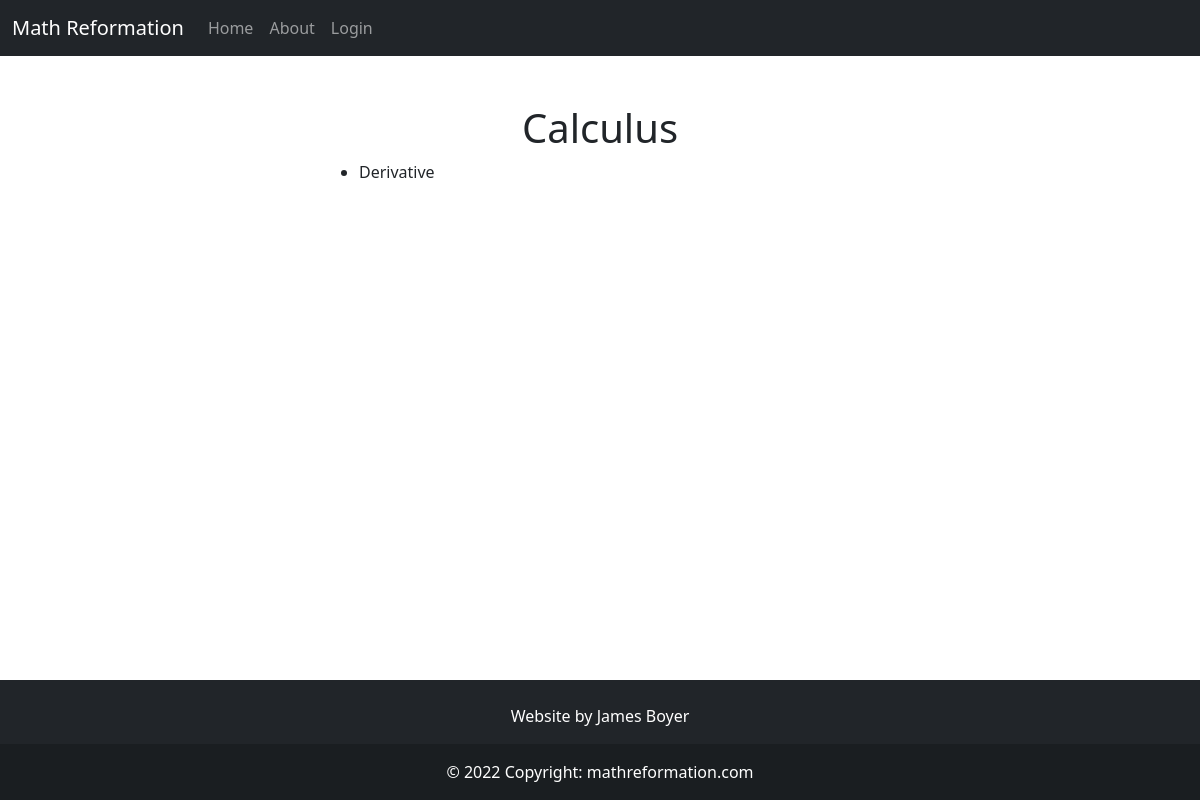
Page /category/calculus on the earlier database version.
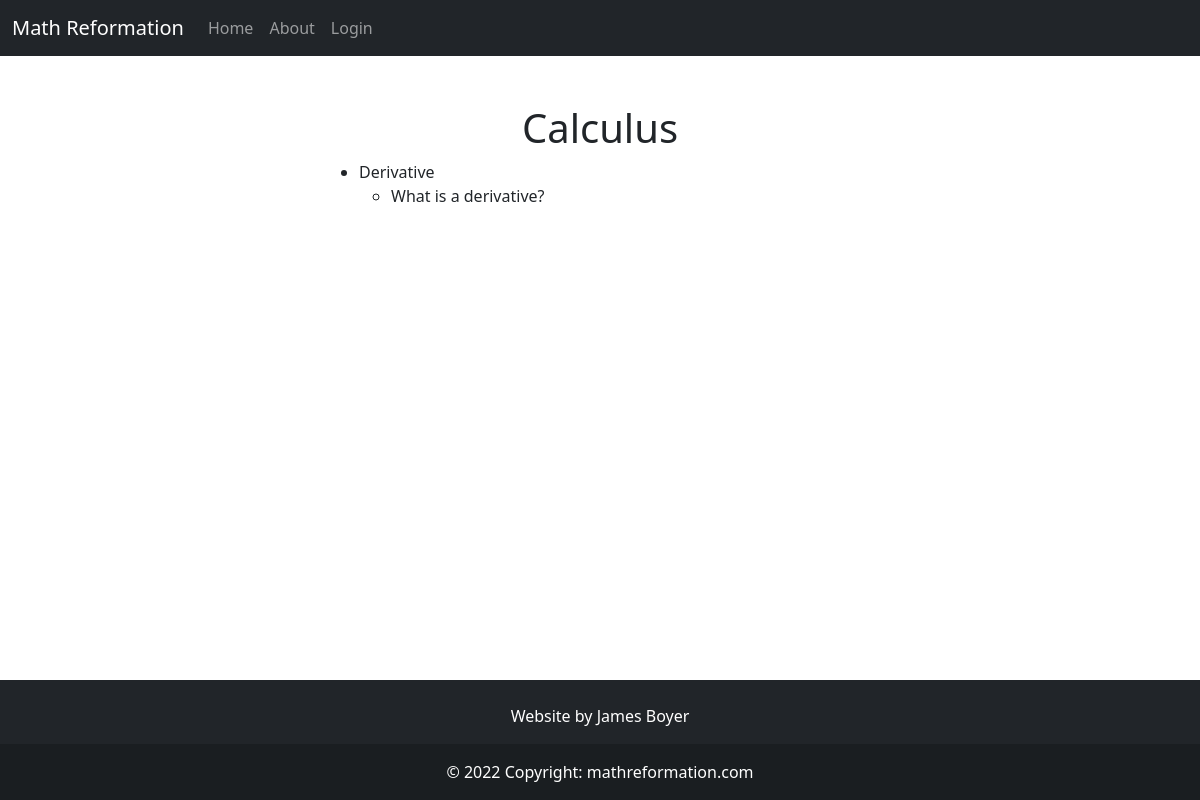
Same page on the later database version.
### app/models.py (models this page shows, shortened)
class Category(db.Model):
    id = db.Column(db.Integer, primary_key=True)
    name = db.Column(db.String(50), nullable=False, unique=True)
    path = db.Column(db.String(50))
    body = db.Column(db.String(), index=True, unique=True)
    header = db.Column(db.String(), index=True, unique=True)
    category_type = db.Column(db.String(15))
    parents = db.relationship('Category',secondary=parent_child_table,
        primaryjoin=id == parent_child_table.c.ChildId,
        secondaryjoin=id == parent_child_table.c.ParentId,
        backref= db.backref('children'))
    def get_num_children(self):
        return len(list(self.children))

class Article(db.Model):
    id = db.Column(db.Integer, primary_key=True)
    name = db.Column(db.String(64), index=True, unique=True)
    path = db.Column(db.String(50))
    date_added = db.Column(db.DateTime, nullable=False,
        default=datetime.utcnow)
    categories = db.relationship('Category', secondary = article_categories_table,
                                 backref=db.backref('articles', lazy=True), lazy=True)
    body = db.Column(db.String(), index=True, unique=True)
    header = db.Column(db.String(), index=True, unique=True)
    user_id = db.Column(db.Integer, db.ForeignKey('user.id'))

### app/main/routes.py (the view)
@bp.route("/category/<path>")
def category_page(path):
    category = db.first_or_404(Category.query.filter_by(path=path))
    return render_template('main/category.html', category=category,admin_permission=admin_permission)

### app/templates/main/category.html (shortened to what this page needs)
{% extends "base.html" %}
{% block content %}
<h1 class="text-center">{{ category.name }}</h1>
<ul>
    {% if category.get_num_children() == 0 %}
        {% for article in category.articles %}
        <li>
            <a href = {{ url_for('main.article_page', path=article.path)}}>
                {{ article.name }}
            </a>
        </li>
        {% endfor %}
    {% else %}
        {% for category_child in category.children %}
        <li>
            <a href = {{ url_for('main.category_page', path=category_child.path)}}>
                {{ category_child.name }}
            </a>
            <ul>
                {% for article in category_child.articles %}
                <li>
                    <a href = {{ url_for('main.article_page', path=article.path)}}>
                        {{ article.name }}
                    </a>
                </li>
                {% endfor %}
            </ul>
        </li>
        {% endfor %}
    {% endif %}
</ul>
{% endblock %}

### app/templates/base.html (shortened to what this page needs)
<!DOCTYPE html>
<html lang="en">
    <head>
        <link href="https://cdn.jsdelivr.net/npm/bootstrap@5.0.2/dist/css/bootstrap.min.css" rel="stylesheet">
        <link rel="stylesheet" href="{{ url_for('static', filename='style.css') }}">
    </head>
    <body class="d-flex flex-column min-vh-100">
        <nav class="navbar navbar-expand-sm bg-dark navbar-dark sticky-top">
            <div class="container-fluid">
                <a class="navbar-brand">Math Reformation</a>
                <div class="collapse navbar-collapse" id="collapsibleNavbar">
                    <ul class="navbar-nav">
                        <li class="nav-item">
                            <a class="nav-link" href="{{ url_for('main.index')}}">Home</a>
                        </li>
                        <li class="nav-item">
                            <a class="nav-link" href="{{ url_for('main.about')}}">About</a>
                        </li>
                    </ul>
                    <ul class="nav navbar-nav navbar-right">
                        {% if current_user.is_anonymous %}
                        <li class="nav-item">
                            <a class="nav-link" href="{{ url_for('auth.login') }}">Login</a>
                        </li>
                        {% else %}
                        <li class="nav-item">
                            <p>Welcome {{ current_user.username }}!</p>
                        </li>
                        <li>
                            <a class="nav-link" href="{{ url_for('auth.logout') }}">Logout</a>
                            {% endif %}
                    </ul>
                </div>
            </div>
        </nav>
        <div class="wrapper flex-grow-1">
            <div class="container mt-5">
                <div class="row">
                    <div class="col-3"></div>
                    <div class="col-6">
                        {% block content %}
                        {% endblock %}
                    </div>
                    <div class="col-3"></div>
                </div>
            </div>
        </div>
        <footer class="bg-dark text-center text-white">
            <div class="container p-4 pb-0">
                <section class="mb-2">
                    <p>Website by James Boyer</p>
                </section>
            </div>
            <div class="text-center p-3" style="background-color: rgba(0, 0, 0, 0.2);">
                © 2022 Copyright:
                <a class="text-white" href="mathreformation.com">mathreformation.com</a>
            </div>
        </footer>
    </body>
</html>

### app/static/style.css (style rules this page uses)
a { all: unset; }

Differences in the rows shown:
changed Category "Derivative": gains Article (name "What is a derivative?")
